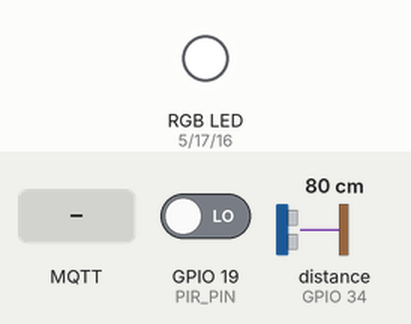
Bench run of a sketch on a simulated ESP32. Parts: an RGB LED mixed from three pins (HIGH = lit). Wiring (from diagram.json): ultrasonic range finder: trigger GPIO 25; echo GPIO 34. Dashed ring = blinking. The inputs (shaded band) are chosen by the test bench; at power-on: GPIO 19 (PIR_PIN) LOW, distance to the obstacle (sensor on GPIO 34) 80 cm. The echo pulse lasts 58.3 µs per cm; WiFi joins after 1.5 s; servers stay silent unless stated; random numbers use the default seed unless the sketch sets one; no MQTT or app messages arrive unless stated; pins used as bus, display or sensor lines are not drawn; what the sketch prints to the serial monitor is not drawn.

Above: at 2.7 s.
2.8 s: GPIO 19 (PIR_PIN) driven HIGH
At 6.8 s:
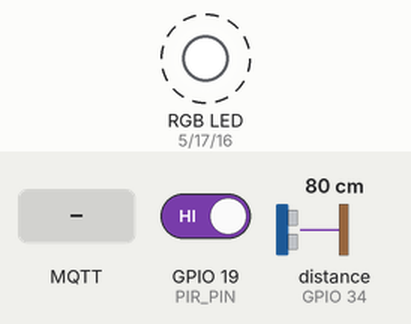
6.9 s: MQTT message "KAPAT" arrives on the first subscribed topic
8.4 s: MQTT message "AC" arrives on the first subscribed topic
At 9.4 s:
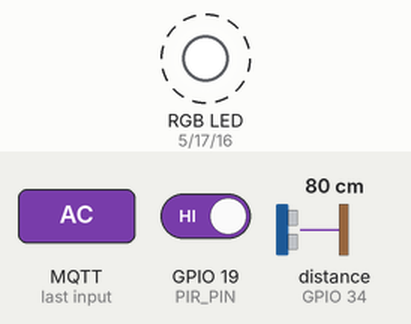
11.9 s: distance to the obstacle (sensor on GPIO 34) set to 250 cm
13.5 s: distance to the obstacle (sensor on GPIO 34) set to 207 cm
15.2 s: distance to the obstacle (sensor on GPIO 34) set to 198 cm
At 16.76 s:
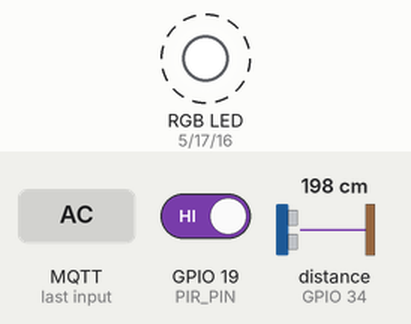
Timing chart, 0 to 20.3 s (numbered marks = the images above; inputs shaded):
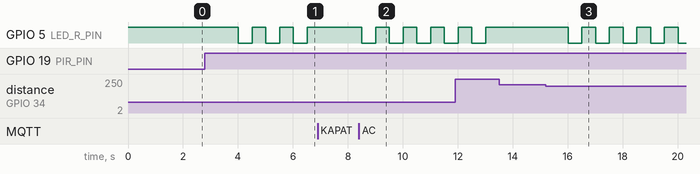

Measured:
- after the input at 2.8 s, GPIO 5 (LED_R_PIN): alternates HIGH for 0.50 s and LOW for 0.50 s, starting after 1.2 s
- after the input at 6.9 s, every drawn part: stays the same
- after the input at 8.4 s, GPIO 5 (LED_R_PIN): alternates HIGH for 0.50 s and LOW for 0.50 s, starting after 0.11 s
- after the input at 13.5 s, every drawn part: stays the same
- after the input at 15.2 s, GPIO 5 (LED_R_PIN): alternates HIGH for 0.50 s and LOW for 0.50 s, starting after 0.81 s

The sketch:

sketch.ino
```cpp
#include <WiFi.h> // ESP32'nin WiFi ağlarına bağlanabilmesi için gerekli olan temel kütüphaneyi dahil ediyoruz.
#include <PubSubClient.h> // Node-RED ile MQTT protokolü üzerinden haberleşebilmek için kütüphaneyi projeye ekliyoruz.

// Pin Tanımlamaları
#define TRIG_PIN 25 // Ultrasonik sensörün tetikleme (TRIG) pinini ESP32'nin 25 numaralı pinine tanımlıyoruz.
#define ECHO_PIN 34 // Ultrasonik sensörün yankı (ECHO) pinini ESP32'nin 34 numaralı pinine tanımlıyoruz.
#define PIR_PIN 19  // PIR hareket sensörünün veri (OUT) pinini ESP32'nin 19 numaralı pinine tanımlıyoruz.

// RGB LED Pinleri
#define LED_R_PIN 5  // RGB LED'in Kırmızı (Red) bacağını 5 numaralı pine tanımlıyoruz.
#define LED_G_PIN 17 // RGB LED'in Yeşil (Green) bacağını 17 numaralı pine tanımlıyoruz.
#define LED_B_PIN 16 // RGB LED'in Mavi (Blue) bacağını 16 numaralı pine tanımlıyoruz.

// WiFi Ayarları
const char* ssid = "Wokwi-GUEST"; // Wokwi simülasyon ortamının standart ve şifresiz sanal ağ adını tanımlıyoruz.
const char* password = ""; // Ağın şifresi olmadığı için boş bir string (metin) olarak bırakıyoruz.

// MQTT Broker ve Topic Ayarları
const char* mqtt_server = "test.mosquitto.org"; // Ücretsiz ve herkese açık MQTT sunucusunu tanımlıyoruz.
const char* pub_topic = "19010011108/mesafe"; // Sensör mesafe verilerini yayınlayacağımız kanal.
const char* sub_topic = "19010011108/kontrol"; // Node-RED arayüzündeki butondan komutları dinleyeceğimiz kanal.

WiFiClient espClient; // ESP32'nin WiFi bağlantı altyapısını kuracak istemci nesnesini oluşturuyoruz.
PubSubClient client(espClient); // MQTT işlemlerini bu WiFi istemcisi üzerinden yürütecek ana nesneyi tanımlıyoruz.

// Sistem Durum Değişkenleri
volatile bool alarm_izin = true; // Node-RED üzerinden butona basıldığında alarmın açılıp kapanma durumunu kontrol eden bayrak değişkeni.
volatile bool sartlar_saglandi = false; // Hareket algılanması ve mesafenin 0-200cm arasında olması durumunun aynı anda sağlanıp sağlanmadığını tutar.
volatile bool led_durumu = false; // Yanıp sönme animasyonu için LED'in o anki lojik durumunu hafızada tutar.
hw_timer_t * timer = NULL; // ESP32'nin donanımsal zamanlayıcısına erişmek için bellekte bir işaretçi tanımlıyoruz.
long son_olcum_zaman = 0; // İşlemciyi sürekli ölçümle yormamak adına son ölçümün yapıldığı milisaniyeyi kaydediyoruz.

// Timer Kesmesi (Interrupt) Fonksiyonu - LED'in 500ms aralıklarla yanıp sönmesi için
void IRAM_ATTR onTimer() { // Bu fonksiyonun hızlı tepki vermesi için doğrudan RAM üzerinde çalışmasını sağlıyoruz.
  if (alarm_izin && sartlar_saglandi) { // Eğer Node-RED'den sisteme izin verilmişse VE mesafe/hareket şartları oluşmuşsa:
    led_durumu = !led_durumu; // LED'in mevcut durumunun tersini alıyoruz (yanıksa söndürecek, sönükse yakacak sinyal hazırlığı).
    // Görseldeki LED "Ortak Anot" bağlı olduğu için LOW sinyalinde yanar, HIGH sinyalinde söner.
    digitalWrite(LED_R_PIN, led_durumu ? LOW : HIGH); // Hazırlanan yeni lojik durumu LED'in kırmızı pinine gönderiyoruz.
  } else { // Eğer hareket veya mesafe şartları sağlanmıyorsa veya alarm Node-RED'den kapatılmışsa:
    digitalWrite(LED_R_PIN, HIGH); // LED'in kırmızı bacağına HIGH (5V) göndererek tamamen sönük durumda kalmasını garanti ediyoruz.
    led_durumu = false; // Bir sonraki tetiklenmede sıranın bozulmaması için değişkeni kapalı duruma sıfırlıyoruz.
  }
}

void setup_wifi() { // ESP32'nin WiFi modülünü Wokwi ağına bağlayan yardımcı fonksiyonumuz.
  delay(10); // İşlemlere başlamadan önce donanımın elektriksel olarak stabil hale gelmesi için çok kısa bir süre bekliyoruz.
  Serial.println(); // Seri port (konsol) ekranında çıktıların birbirine yapışmaması için boş bir satır atlıyoruz.
  Serial.print("Baglaniliyor: "); // Kullanıcıyı bilgilendirmek amacıyla ağ bağlantı sürecinin başladığını ekrana yazdırıyoruz.
  Serial.println(ssid); // Kodun başında tanımladığımız bağlanılacak ağın adını (SSID) ekrana yazdırıyoruz.
  WiFi.begin(ssid, password); // WiFi modülünü belirlediğimiz ağ adı ve boş şifre ile başlatarak bağlanma komutunu veriyoruz.
  while (WiFi.status() != WL_CONNECTED) { // WiFi modülünün durumu 'Bağlandı' olana kadar bekleyecek bir döngü kuruyoruz.
    delay(500); // Sistemin kilitlenmesini engellemek için her bağlantı denemesi arasında yarım saniye (500 ms) bekliyoruz.
    Serial.print("."); // Bağlantı sürecinin devam ettiğini görsel olarak belli etmek için yan yana noktalar koyuyoruz.
  } // WiFi bağlanma döngüsünün (while) sonu.
  Serial.println(""); // Bağlantı döngüsünden çıkıldığında (başarıyla bağlandığında) bir alt satıra geçiyoruz.
  Serial.println("WiFi baglantisi basarili!"); // Seri port ekranında ağa başarıyla bağlanıldığını belirtiyoruz.
}

void callback(char* topic, byte* payload, unsigned int length) { // MQTT sunucusundan cihaza bir mesaj geldiğinde otomatik tetiklenen fonksiyon.
  String mesaj = ""; // Gelen bayt formatındaki veriyi, işlem yapabileceğimiz düz metne (String) çevirmek için boş bir değişken tanımlıyoruz.
  for (int i = 0; i < length; i++) { // Gelen mesajın uzunluğu kadar tekrar edecek bir döngü başlatıyoruz.
    mesaj += (char)payload[i]; // Gelen her bir baytı standart karakterlere dönüştürüp, mesaj isimli string değişkenimize ekliyoruz.
  }
  if (mesaj == "KAPAT") { // Eğer Node-RED arayüzündeki butondan cihazı durdurmak için "KAPAT" metni gönderilmişse:
    alarm_izin = false; // Timer kesmesi içindeki şartı bozarak LED animasyonunu durdurmak üzere alarm iznini iptal ediyoruz.
    Serial.println("Alarm Node-RED tarafindan KAPATILDI."); // Cihazın durdurulduğu bilgisini konsol ekranına bilgi amaçlı yazdırıyoruz.
  } else if (mesaj == "AC") { // Eğer Node-RED arayüzündeki butondan cihazı tekrar başlatmak için "AC" metni gönderilmişse:
    alarm_izin = true; // Timer kesmesinin tekrar çalışabilmesi için sisteme alarm iznini yeniden veriyoruz.
    Serial.println("Alarm Node-RED tarafindan ACILDI."); // Cihazın tekrar aktif edildiği bilgisini konsol ekranına bilgi amaçlı yazdırıyoruz.
  }
}

void reconnect() { // MQTT sunucusu ile bağlantı herhangi bir sebeple kesilirse tekrar bağlanmayı deneyecek fonksiyon.
  while (!client.connected()) { // İstemci nesnesi MQTT sunucusuna tamamen bağlanana kadar çalışacak bir döngü başlatıyoruz.
    Serial.print("MQTT broker'a baglaniliyor..."); // Tekrar bağlantı girişiminin başladığını seri port ekranına bildiriyoruz.
    String clientId = "ESP32Client-"; // Birden fazla ESP32 olması durumuna karşı benzersiz bir ID oluşturmak için ön ek yazıyoruz.
    clientId += String(random(0xffff), HEX); // Sunucuda çakışma olmaması adına bu ön ekin sonuna rastgele oluşturulmuş bir hex sayı ekliyoruz.
    if (client.connect(clientId.c_str())) { // Oluşturduğumuz bu benzersiz istemci kimliği ile MQTT sunucusuna bağlanma isteği atıyoruz.
      Serial.println(" Baglandi!"); // Eğer connect() komutu başarılı dönerse ekrana bağlandı bilgisini yazdırıyoruz.
      client.subscribe(sub_topic); // Bağlantı kurulur kurulmaz Node-RED butonunu dinleyebilmek için kontrol kanalına (topic) abone oluyoruz.
    } else { // Eğer MQTT sunucusu bağlanma isteğini reddederse veya zaman aşımına uğrarsa:
      Serial.print("Hata durumu: "); // Hata mesajının başlığını ekrana yazdırıyoruz.
      Serial.print(client.state()); // MQTT kütüphanesinden dönen ve sorunun ne olduğunu belirten hata durum kodunu basıyoruz.
      Serial.println(" 5 saniye sonra tekrar denenecek."); // Ağ trafiğini kitlememek için bekleme yapılacağını haber veriyoruz.
      delay(5000); // Sistemi yeniden bağlantı döngüsüne sokmadan önce 5 saniye (5000 ms) dinlendiriyoruz.
    }
  }
}

long mesafeOlc() { // Ultrasonik sensörün ürettiği ses dalgaları aracılığıyla engelin mesafesini santimetre (cm) cinsinden hesaplayan fonksiyon.
  digitalWrite(TRIG_PIN, LOW); // Yeni bir ölçüme pürüzsüz başlamak için tetikleme pinini düşük voltaja (LOW) çekip temizliyoruz.
  delayMicroseconds(2); // Pinin tamamen kapanıp lojik '0' seviyesine oturabilmesi için 2 mikrosaniye donanıma izin veriyoruz.
  digitalWrite(TRIG_PIN, HIGH); // Sensörün ultrasonik bir dalga paketi göndermesi için tetikleme pinini yüksek (HIGH) yapıyoruz.
  delayMicroseconds(10); // Sensörün datasheet dokümanına uygun olarak tetikleme sinyalini tam 10 mikrosaniye boyunca havada tutuyoruz.
  digitalWrite(TRIG_PIN, LOW); // Dalga paketi gönderildikten sonra pini kapatarak sensörün yankı dinleme moduna geçmesini sağlıyoruz.
  long sure = pulseIn(ECHO_PIN, HIGH); // Gönderilen dalganın engele çarpıp geri dönmesiyle oluşan sinyalin süresini mikrosaniye olarak ölçüyoruz.
  long mesafe = sure * 0.034 / 2; // Havada sesin hızını (0.034 cm/us) kullanarak süreyi çarpıyor ve sinyal gidiş-dönüş yaptığı için ikiye bölüyoruz.
  return mesafe; // Hesaplama sonucu elde ettiğimiz saf santimetre değerini bu fonksiyonu çağıran ana kod bloğuna iletiyoruz.
}

void setup() { // ESP32 donanımına ilk güç verildiğinde sadece bir kez çalışan temel hazırlık ve konfigürasyon fonksiyonumuz.
  Serial.begin(115200); // Sensör okumalarını ve cihazın bağlantı durumlarını görebilmek için seri haberleşmeyi 115200 hızında başlatıyoruz.

  pinMode(PIR_PIN, INPUT); // PIR hareket sensöründen ESP32'ye veri geleceği için bu pini GİRİŞ (INPUT) olarak ayarlıyoruz.
  pinMode(TRIG_PIN, OUTPUT); // Ultrasonik sensöre dalga üretmesini emredeceğimiz için tetikleme pinini ÇIKIŞ (OUTPUT) yapıyoruz.
  pinMode(ECHO_PIN, INPUT); // Ultrasonik sensörden seken dalganın bilgisini okuyacağımız için yankı pinini GİRİŞ (INPUT) yapıyoruz.

  pinMode(LED_R_PIN, OUTPUT); // RGB LED'in Kırmızı ışık pinini enerji göndermek üzere ÇIKIŞ (OUTPUT) olarak konfigüre ediyoruz.
  pinMode(LED_G_PIN, OUTPUT); // RGB LED'in Yeşil ışık pinini enerji göndermek üzere ÇIKIŞ (OUTPUT) olarak konfigüre ediyoruz.
  pinMode(LED_B_PIN, OUTPUT); // RGB LED'in Mavi ışık pinini enerji göndermek üzere ÇIKIŞ (OUTPUT) olarak konfigüre ediyoruz.

  // Devredeki LED Ortak Anot (Common Anode) mantığı ile bağlandığı için enerjiyi kesmek amacıyla başlangıçta pinleri HIGH (5V) yapıyoruz.
  digitalWrite(LED_R_PIN, HIGH); // Başlangıçta kırmızı ışığın sönük kalmasını garanti ediyoruz.
  digitalWrite(LED_G_PIN, HIGH); // Başlangıçta yeşil ışığın sönük kalmasını garanti ediyoruz.
  digitalWrite(LED_B_PIN, HIGH); // Başlangıçta mavi ışığın sönük kalmasını garanti ediyoruz.

  setup_wifi(); // Yukarıda yazdığımız WiFi ağlarına bağlanma rutinini cihaz ilk açıldığında çalıştırıyoruz.
  client.setServer(mqtt_server, 1883); // MQTT kütüphanesine bağlanacağı sunucunun web adresini ve standart port numarası olan 1883'ü veriyoruz.
  client.setCallback(callback); // Node-RED üzerinden cihaza veri gelmesi durumunda 'callback' fonksiyonunun çalışmasını emrediyoruz.

  // Timer Interrupt (Zamanlayıcı Kesmesi) Konfigürasyonu
  timer = timerBegin(1000000); // ESP32'nin donanımsal zamanlayıcısını 1MHz frekans (her mikrosaniyede 1 tık) ile başlatıyoruz.
  timerAttachInterrupt(timer, &onTimer); // Zamanlayıcı dolduğunda kodun başındaki 'onTimer' kesme fonksiyonunun tetiklenmesini sağlıyoruz.
  timerAlarm(timer, 500000, true, 0); // Kesmenin 500.000 mikrosaniyede (500ms) bir çalışmasını ve sürekli tekrar etmesini (true) söylüyoruz.
}

void loop() { // ESP32 açık olduğu sürece sonsuz bir döngü halinde sürekli olarak tekrar edecek olan ana işlem mekanizması.
  if (!client.connected()) { // Eğer o anki dönüş adımında MQTT sunucusu ile olan bağlantı herhangi bir sebeple kopmuş durumda ise:
    reconnect(); // Bağlantıyı tekrar kurmak için onarım ve yeniden bağlanma fonksiyonunu çağırıyoruz.
  }

  client.loop(); // MQTT istemcisinin arka planda mesaj okuyabilmesi ve sunucu ile iletişimi taze tutması için çalıştırıyoruz.

  long suan = millis(); // Cihaza ilk elektrik verildiğinden beri geçen zamanı milisaniye cinsinden alıp 'suan' isimli bir değişkende tutuyoruz.
  if (suan - son_olcum_zaman > 1000) { // Sensörleri her an okuyup sistemi boğmamak için, son ölçümün üzerinden 1 saniye (1000ms) geçmiş mi diye bakıyoruz.
    son_olcum_zaman = suan; // Bir sonraki 1 saniyelik hesabın doğru çalışması için ölçüm zamanı değişkenini mevcut saat ile güncelliyoruz.

    int hareket = digitalRead(PIR_PIN); // PIR sensöründen gelen ham durumu okuyoruz (Eğer hareket varsa değer 'HIGH' (1) olacaktır).
    long mesafe = mesafeOlc(); // Kendi hesaplama fonksiyonumuzu kullanarak engele olan mesafeyi cm cinsinden alıyoruz.

    Serial.print("Hareket: "); // Geliştirici ekranına verilerin anlamlı görünmesi için hareket bilgisinin başlığını yazdırıyoruz.
    Serial.print(hareket); // PIR sensöründen aldığımız 0 veya 1 değerini seri port ekranına basıyoruz.
    Serial.print(" | Mesafe: "); // Çıktıların birbirine girmemesi ve estetik görünmesi için bir ayraç metni yazdırıyoruz.
    Serial.println(mesafe); // Ultrasonik sensörün hesapladığı mesafeyi cm olarak ekrana yazıp satırı alta geçiriyoruz.

    // Mesafeyi sürekli olarak Node-RED'e gönderiyoruz (Renkler çalışacak)
    String mesafeStr = String(mesafe); // MQTT sunucusuna veri yollayabilmek için sayısal olan mesafe değerini metin (String) formatına dönüştürüyoruz.
    client.publish(pub_topic, mesafeStr.c_str()); // Dönüştürdüğümüz bu mesafe metnini, Node-RED üzerinde görünmesi için ilgili MQTT kanalına iletiyoruz.

    // Sadece tehlike anında (0-200cm ve hareket varken) LED yanıp sönecek.
    if (hareket == HIGH && mesafe >= 0 && mesafe <= 200) {  // Senaryo kontrolü: Hareket var mı VE mesafe 0 ile 200 cm aralığında mı?
      sartlar_saglandi = true; // Timer ISR kesmesinin LED'i yakıp söndürmeye başlayabilmesi için global şart sağlandı bayrağını DOĞRU yapıyoruz.
    } else { // Eğer ortamda hareket algılanmıyorsa veya engel mesafesi 200 cm'den daha uzaktaysa:
      sartlar_saglandi = false; // Timer ISR kesmesinin LED animasyonunu derhal durdurması için global şart sağlandı bayrağını YANLIŞ yapıyoruz.
    }
  }
} 
```
